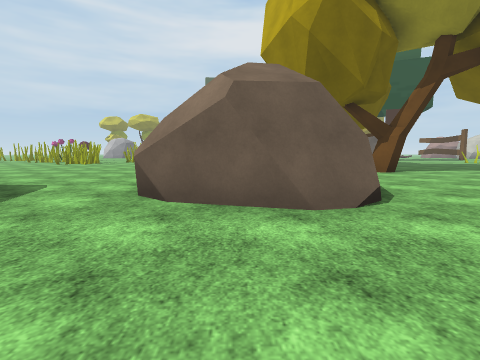
view 1 (above)

16 first-person views from a walk through a scene from a Unity 3-D project. The camera is 1.2 m above the floor, tilts 6° down and sees 85° across. The floor is counted in squares, 2 m on a side. Each view is taken from the middle of a square. On the plan, view 1 faces up. The plan holds only what a view shows up to about 9 squares ahead; the rest is blank. The place goes on beyond the plan. Some animated figures are left out. Some surface patterns are stand-ins.

view 2
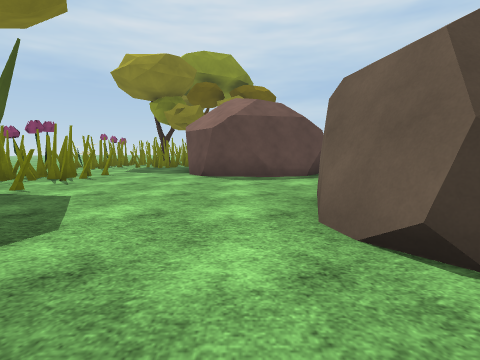

view 3
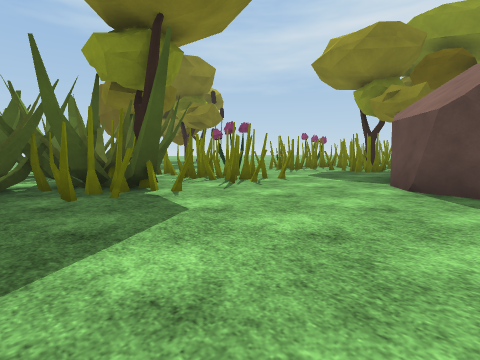

view 4
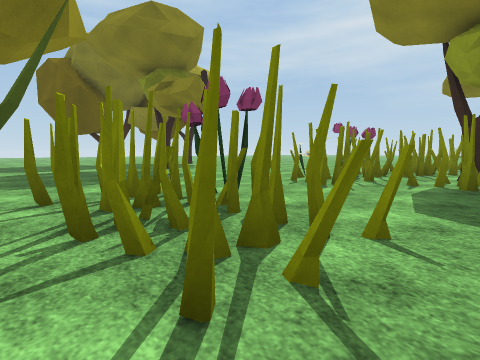

view 5
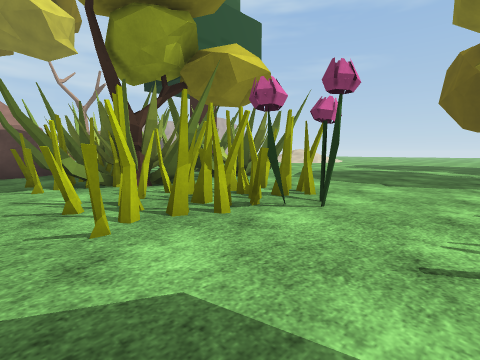

view 6
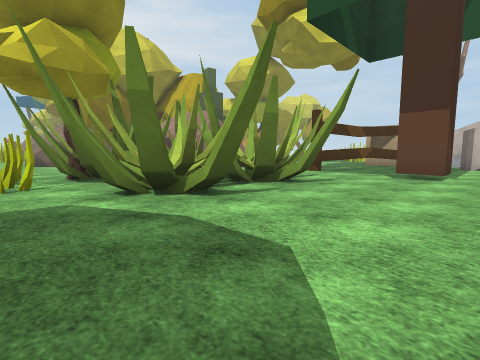

view 7
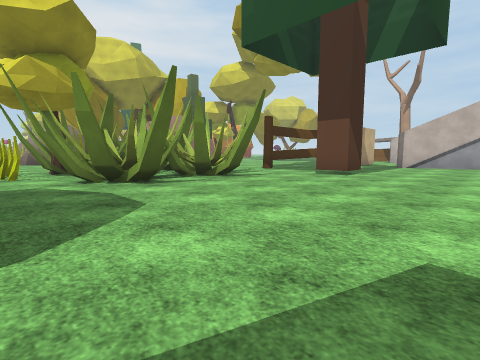

view 8
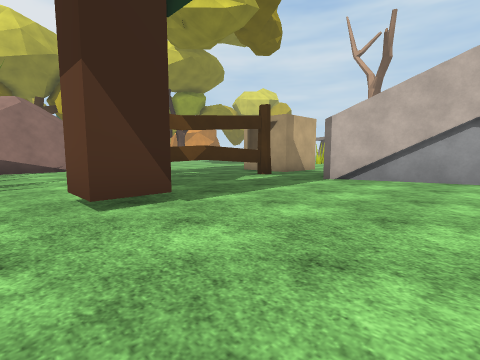

view 9
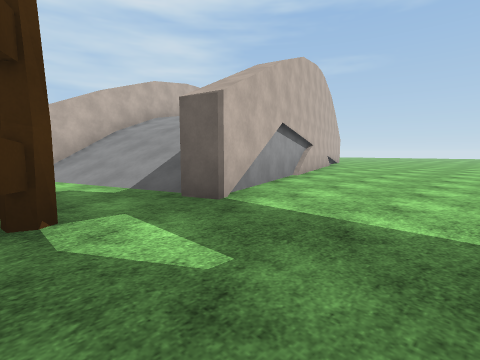

view 10
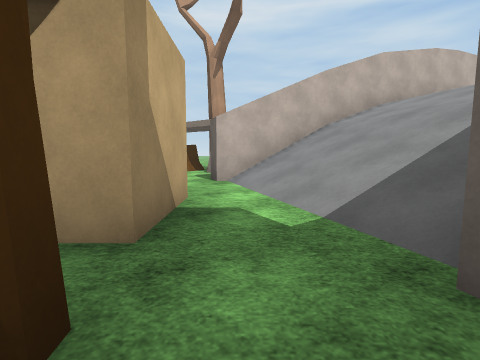

view 11
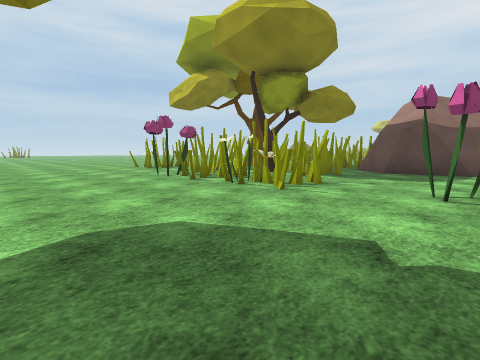

view 12
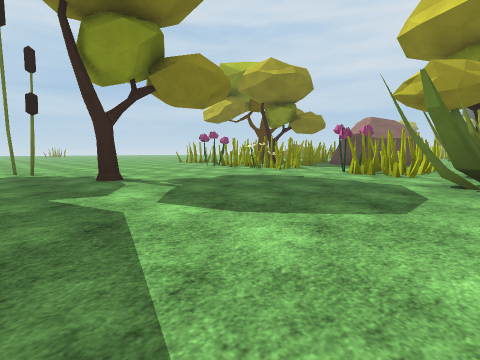

view 13
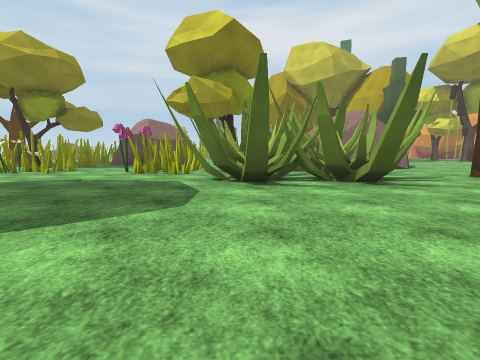

view 14
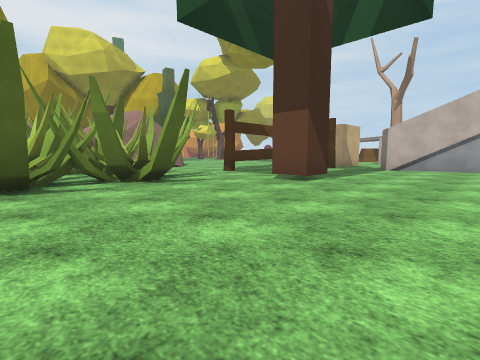

view 15
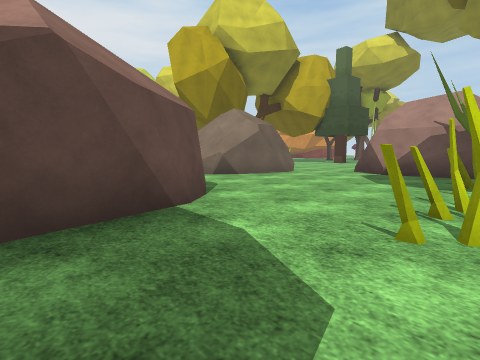

view 16
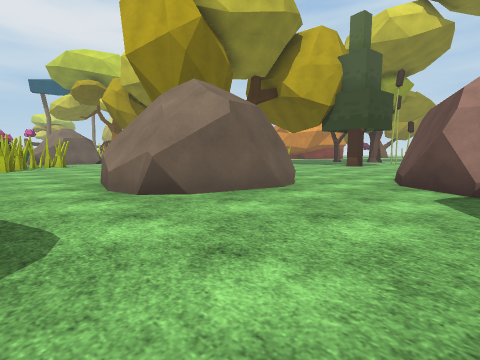

### Floor plan
Key: @ floor where view 1 was taken; # wall or solid block; x gap in a wall; . floor; / step, stairs or slope; R rock; F flower; T tree; C crate; S stump; O other object.
Columns run from 8 left of view 1 to 18 right of it. Each row starts with its distance up from view 1.
 13      O
 12     OOO
 11      OO.
 10       ...
  9  ........     ..
  8  .......    ....
  7   ......    ...
  6   .....R   ....
  5    ....RR  ...
  4     #..RRRR....
  3     #...RR.....
  2     #..........
  1  ####.....###
  0 O.......@.#
 -1 OO........#
 -2 O...OO.#.#####
 -3 OO..FO#TO###...
 -4 FF..FO#####....
 -5 .....OO####.......       S
 -6 ......#####..###..C      SS
 -7 .......####....##x##....#
 -8 ...................../#
 -9 ............T....#////##
-10 .T...............##////#
-11 ..................#////#
-12 ..................# ///#

Positions as (right, up) in squares from view 1, and headings:
1: (0, 0), facing up
2: (3, 2), facing left
3: (1, 2), facing down-left
4: (-2, -1), facing down-left
5: (-6, -1), facing down-right
6: (-3, -10), facing up-right
7: (-3, -12), facing up-right
8: (3, -12), facing up-right
9: (6, -7), facing down-right
10: (8, -8), facing right
11: (-4, -8), facing up-left
12: (-1, -12), facing up-left
13: (-1, -12), facing up
14: (-1, -12), facing up-right
15: (-6, -2), facing up-right
16: (-3, 0), facing up-right
